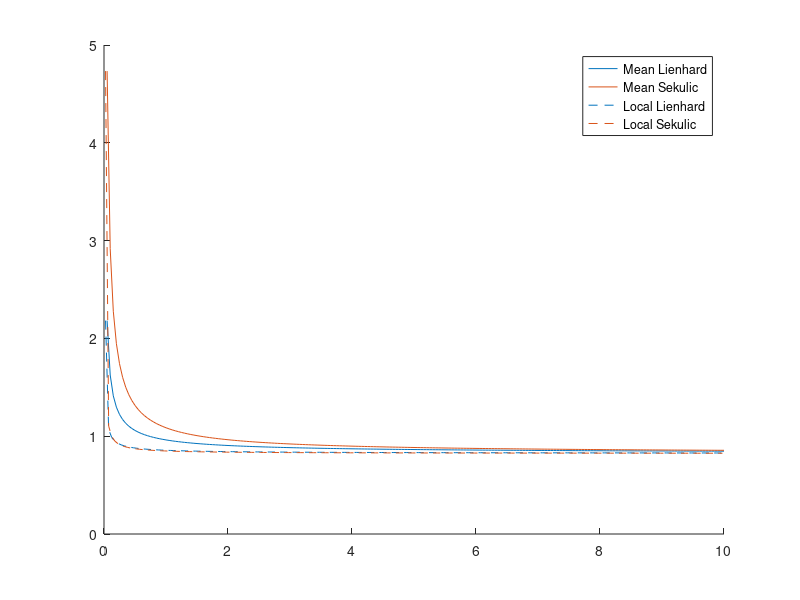

Here is the MATLAB script that generated this plot: (Note: this script raises an error after producing the figure.)
clear all
close all
clc
eps_steel = 2*10^(-3)/1000;
D = 0.1;
Re_x = 10^4;
f_darcy = 0.001;
L = 10;

N_seg = 200;
L_seg = L/N_seg;
x_edges = L_seg*(0:N_seg);
x_centers = (x_edges(1:end-1)+x_edges(2:end))/2;
Pr = 0.71;
Nu_inf_turb = (f_darcy/8).*(Re_x-1000).*Pr./(1+12.7.*(f_darcy/8).^0.5.*(Pr.^(2/3)-1)); % Eq 7.41 from lienhard/7.76 from Sekulic 

for ii = 1:N_seg
    x_L = x_edges(ii);
    x_R = x_edges(ii+1);
    x_c = x_centers(ii);

    if ii == 1
        Nu_x_turb_1(ii) = Nu_inf_turb*(1 + 0.9757/(x_R/D)^0.760);
        Nu_x_turb_2(ii) = Nu_inf_turb*(1 + (x_R/D)^(-0.9)/Pr^(1/6)*(0.68+3000/Re_x^0.81));
    else
        Nu_x_turb_1(ii) =   1/L_seg*Nu_inf_turb*( x_R*(1 + 0.9757/(x_R/D)^0.760) ...
                                                 -x_L*(1 + 0.9757/(x_L/D)^0.760)); % Average value from x_L to x_R (Lienhard)
        Nu_x_turb_2(ii) = 1/L_seg*Nu_inf_turb*(  x_R*(1 + (x_R/D)^(-0.9)/Pr^(1/6)*(0.68+3000/Re_x^0.81)) ...
                                                -x_L*(1 + (x_L/D)^(-0.9)/Pr^(1/6)*(0.68+3000/Re_x^0.81))); % Average value from x_L to x_R
    end
    Nu_mean_turb_2(ii) = (1 + (x_R/D)^(-0.9)/Pr^(1/6)*(0.68+3000/Re_x^0.81))*Nu_inf_turb;
    %Nu_mean_turb_vpa(ii) = 1/x_R*double(vpaintegral(get_Nu_sym,x,[0,x_R])); % Use mean value for the first cell -> accounts for asymptotic behaviour.
    
end
disp("End")
Nu_x_mean_1 = cumsum(Nu_x_turb_1*L_seg)./x_edges(2:end);
Nu_x_mean_2 = cumsum(Nu_x_turb_2*L_seg)./x_edges(2:end);
f = figure;
hold on
p1 = plot(x_edges(2:end),Nu_x_mean_1,'-','Color',"#0072BD");
p2 = plot(x_edges(2:end),Nu_x_mean_2,'-','Color',"#D95319");
%plot(x_edges(2:end),Nu_mean_turb,':','LineWidth',1.5,'Color',	"#7E2F8E");
p3 = plot(x_centers,Nu_x_turb_1,'--','Color',"#0072BD");
p4 = plot(x_centers,Nu_x_turb_2,'--','Color',"#D95319");
legend([p1,p2,p3,p4],"Mean Lienhard","Mean Sekulic","Local Lienhard","Local Sekulic")
xlim([0.1,gca().XLim(2)])
ylim([0.8,1.5])
